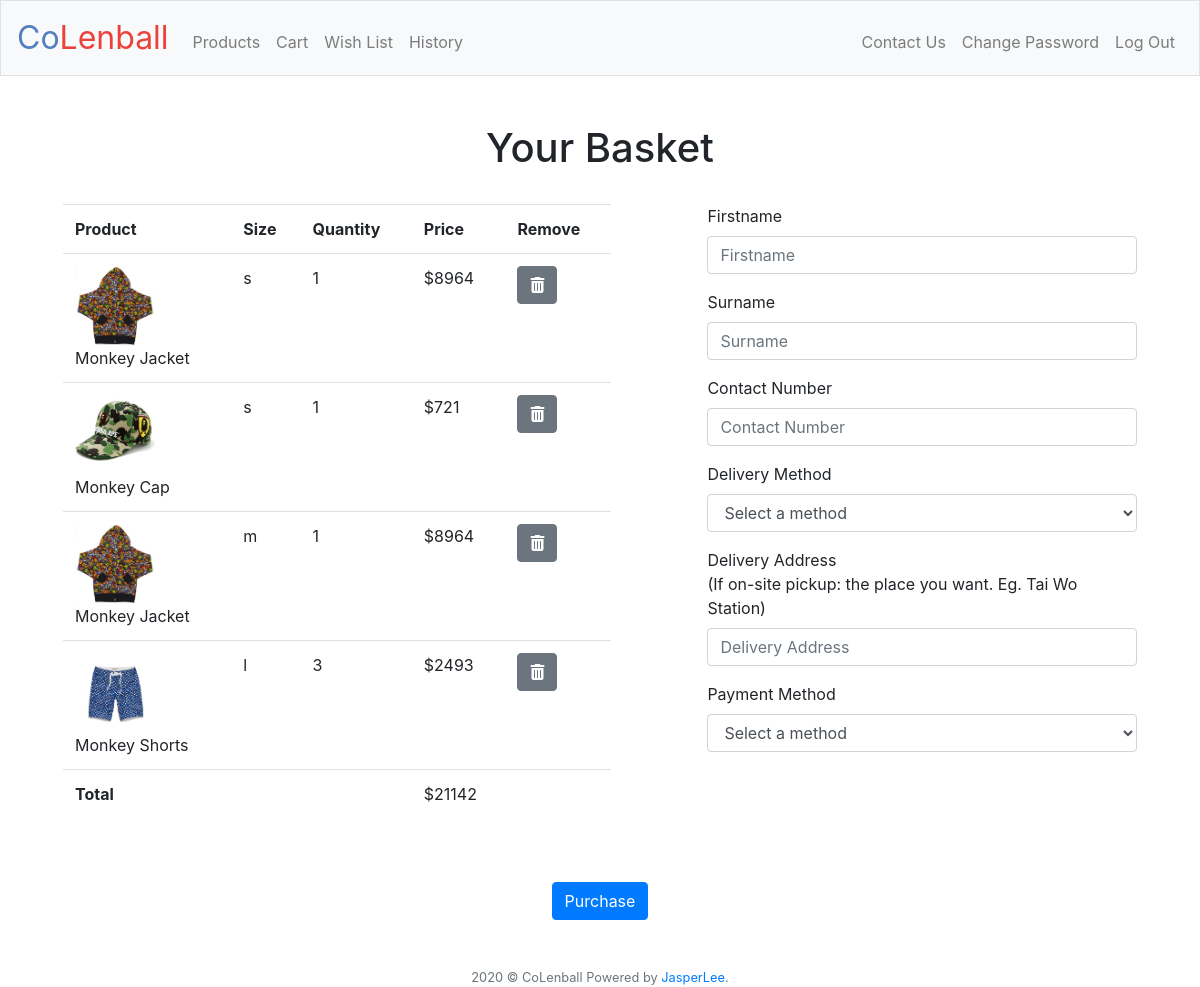
Page /cart (signed in) on the committed database.
### tables this page shows
CREATE TABLE 'cart' (
'cart_id' INTEGER PRIMARY KEY AUTOINCREMENT NOT NULL,
'user_id' INTEGER NOT NULL,
'product_id' INTEGER NOT NULL,
'count' INTEGER NOT NULL,
'product_size' varchar(3) NOT NULL,
'paid' BOOL NOT NULL DEFAULT 0);

CREATE TABLE 'products'(
'id' INTEGER PRIMARY KEY AUTOINCREMENT NOT NULL,
'name' TEXT NOT NULL,
'price' DECIMAL(10,2) NOT NULL,
'size' TEXT);

### application.py (the view)
@app.route("/cart", methods=["GET", "POST"])
@login_required
def cart():
    rows = db.execute("SELECT c.cart_id, p.name, p.price, c.count, c.product_size, p.id FROM products AS p JOIN cart AS c ON p.id = c.product_id WHERE c.user_id=:user_id AND c.paid=0",\
      user_id=session["user_id"])
    total = 0
    cart_ids=[]
    for row in rows:
        img = "static/products/"+str(row["id"])+".jpg"
        row["img"] = img
        tmp_total = row["price"]*row["count"]
        total += tmp_total
        cart_ids.append(str(row["cart_id"]))
    cart_ids = list_to_string(cart_ids)
    if request.method == "POST":
        if request.form.get("purchase")=="purchase":
            firstname = request.form.get("firstname")
            surname = request.form.get("surname")
            contact = request.form.get("contact")
            delivery = request.form.get("delivery_method")
            address = request.form.get("address")
            payment = request.form.get("payment_method")
            if total == 0:
                error = "Error: You need to add at least 1 item to the cart."
                return render_template("cart.html", rows=rows, total=total, error=error)
            if (not firstname) or (not surname) or (not contact) or (not address) or (payment == "PMNA") or (delivery == "DMNA"):
                error = "Error: You need to fill in all the information."
                return render_template("cart.html", rows=rows, total=total, error=error)
            date = currenttime()
            db.execute("INSERT INTO invoiceNumber (invoice_date) VALUES (?)", date)
            invoice_number = db.execute("SELECT MAX(invoice_number) FROM invoiceNumber")
            invoice_number = invoice_number[0]['MAX(invoice_number)']
            status = "Checking"
            db.execute("INSERT INTO orders (invoice_id, cart_id, firstname, surname, contact, dm, address, pm, status, total, user_id) VALUES (?,?,?,?,?,?,?,?,?,?,?)",\
              invoice_number, cart_ids, firstname, surname, contact, delivery, address, payment, status, total, session["user_id"])
            db.execute("UPDATE cart SET paid=:paid WHERE user_id=:user_id AND paid=0", paid=1, user_id=session["user_id"])
            return redirect("/history")
        else:
            cart_id = request.form.get("remove")
            db.execute("DELETE FROM cart WHERE cart_id = :cart_id",cart_id=cart_id)
            return redirect("/cart")
    else:
        return render_template("cart.html", rows=rows, total=total)

### application.py (called while the page is built)
@app.after_request
def after_request(response):
    response.headers["Cache-Control"] = "no-cache, no-store, must-revalidate"
    response.headers["Expires"] = 0
    response.headers["Pragma"] = "no-cache"
    return response

### helpers.py (called while the page is built)
def login_required(f):
    @wraps(f)
    def decorated_function(*args, **kwargs):
        if session.get("user_id") is None:
            return redirect("/")
        return f(*args, **kwargs)
    return decorated_function

def list_to_string(s):
    str1 = " "
    return (str1.join(s))

### templates/cart.html (shortened to what this page needs)
{% extends "layout.html" %}
{% block main %}
    <form action="/cart" method="post">
        <div class="cart-header text-center"><h1>Your Basket</h1><br></div>
        <div class="row">
            <div class="column" style="text-align: left; width: 60%;">
                <table class="table" style="width: 85%;">
                    <tr style="font-weight: bold;">
                        <td>Product</td> <td>Size</td> <td>Quantity</td> <td>Price</td> <td>Remove</td>
                    </tr>
                    {% for row in rows %}
                    <tr>
                        <td>
                            <div class="product-top">
                                <img src="{{row["img"]}}" width="80" height="80">
                            </div>
                            <div class="product-bottom">
                                {{row['name']}}
                            </div>
                        </td>
                    <td>
                        {{row['product_size']}}
                    </td>
                    <td>
                        {{row['count']}}
                    </td>
                    <td>
                        ${{row['count']*row['price']}}
                    </td>
                    <td>
                        <button type="submit" class="btn btn-secondary" name="remove" value="{{row["cart_id"]}}" title="remove"><i class="fa fa-trash"></i></button>
                    </td>
                    </tr>
                    {% endfor %}
                    <tr>
                        <td><b>Total</b></td> <td></td> <td></td> <td>${{total}}</td> <td></td>
                    </tr>
                </table>
            </div>
            <div class="column" style="text-align: left; width: 40%;">
                <div class="form-group">
                    <label for="firstname">Firstname</label><br>
                    <input autocomplete="off" autofocus class="form-control" name="firstname" placeholder="Firstname" type="text" style="width: 100%;">
                </div>
                <div class="form-group">
                    <label for="surname">Surname</label><br>
                    <input autocomplete="off" autofocus class="form-control" name="surname" placeholder="Surname" type="text" style="width: 100%;">
                </div>
                <div class="form-group">
                    <label for="address">Contact Number</label><br>
                    <input autocomplete="off" autofocus class="form-control" name="contact" placeholder="Contact Number" type="text" style="width: 100%;">
                </div>
                <div class="form-group">
                    <label for="delivery-method">Delivery Method</label><br>
                    <select autofocus class="form-control" name="delivery_method" style="width: 100%;">
                        <option value="DMNA">Select a method</option>
                    </select>
                </div>
                <div class="form-group">
                    <label for="address">Delivery Address<br>(If on-site pickup: the place you want. Eg. Tai Wo Station)</label><br>
                    <input autocomplete="off" autofocus class="form-control" name="address" placeholder="Delivery Address" type="text" style="width: 100%;">
                </div>
                <div class="form-group">
                    <label for="payment-method">Payment Method</label><br>
                    <select autofocus class="form-control" name="payment_method" id="payment_method" style="width: 100%;">
                        <option value="PMNA">Select a method</option>
                    </select>
                </div>
            </div>
        </div>
        <br><br>
        <button class="btn btn-primary" type="submit" name="purchase" value="purchase">Purchase</button>
    </form>
{% endblock %}

### templates/layout.html (shortened to what this page needs)
<!DOCTYPE html>
<html lang="en">
    <head>
        <link href="https://maxcdn.bootstrapcdn.com/bootstrap/4.1.3/css/bootstrap.min.css" rel="stylesheet">
        <link href="/static/styles.css" rel="stylesheet">
    </head>
    <body>
        <nav class="navbar navbar-expand-md navbar-light bg-light border">
            <a class="navbar-brand" href="/"><span class="blue">Co</span><span class="red">Lenball</span></a>
            <div class="collapse navbar-collapse" id="navbar">
                {% if session["Admin"] %}
                    <ul class="navbar-nav mr-auto mt-2">
                        <li class="nav-item"><a class="nav-link" href="/productsEdit">Edit Products</a></li>
                        <li class="nav-item"><a class="nav-link" href="/orders">Orders</a></li>
                    </ul>
                    <ul class="navbar-nav ml-auto mt-2">
                        <li class="nav-item"><a class="nav-link" href="/contacted">Who contact Us</a></li>
                        <li class="nav-item"><a class="nav-link" href="/changepw">Change Password</a></li>
                        <li class="nav-item"><a class="nav-link" href="/logout">Log Out</a></li>
                    </ul>
                {% elif session.user_id %}
                    <ul class="navbar-nav mr-auto mt-2">
                        <li class="nav-item"><a class="nav-link" href="/products">Products</a></li>
                        <li class="nav-item"><a class="nav-link" href="/cart">Cart</a></li>
                        <li class="nav-item"><a class="nav-link" href="/wish">Wish List</a></li>
                        <li class="nav-item"><a class="nav-link" href="/history">History</a></li>
                    </ul>
                    <ul class="navbar-nav ml-auto mt-2">
                        <li class="nav-item"><a class="nav-link" href="/contact">Contact Us</a></li>
                        <li class="nav-item"><a class="nav-link" href="/changepw">Change Password</a></li>
                        <li class="nav-item"><a class="nav-link" href="/logout">Log Out</a></li>
                {% endif %}
            </div>
        </nav>
        <main class="container p-5">
            {% block main %}{% endblock %}
        </main>
        <footer class="small text-center text-muted">
            2020 © CoLenball
            Powered by <a href="">JasperLee</a>.
        </footer>
    </body>
</html>

### static/styles.css (style rules this page uses)
nav .navbar-brand { font-size: xx-large; }
nav .navbar-brand .blue { color: #537fbe; }
nav .navbar-brand .red { color: #ea433b; }
main .form-control { display: inline-block; width: auto; }
main { overflow-x: auto; text-align: center; }
main img { max-width: 100%; }
.column { float: left; }
.row:after { content: ""; display: table; clear: both; }
.border { border-right: 1px solid black; }

### rows in the picture
cart: name "Monkey Jacket", product_size "s", count "1", row['count']*row['price'] "8964", {{ row["cart_id"] }} 12 (drawn)
cart: shows a picture, name "Monkey Cap", product_size "s", count "1", row['count']*row['price'] "721", {{ row["cart_id"] }} 13 (drawn)
cart: name "Monkey Jacket", product_size "m", count "1", row['count']*row['price'] "8964", {{ row["cart_id"] }} 14 (drawn)
cart: shows a picture, name "Monkey Shorts", product_size "l", count "3", row['count']*row['price'] "2493", {{ row["cart_id"] }} 15 (drawn)

### other values in the picture
{{ total }} "21142"
